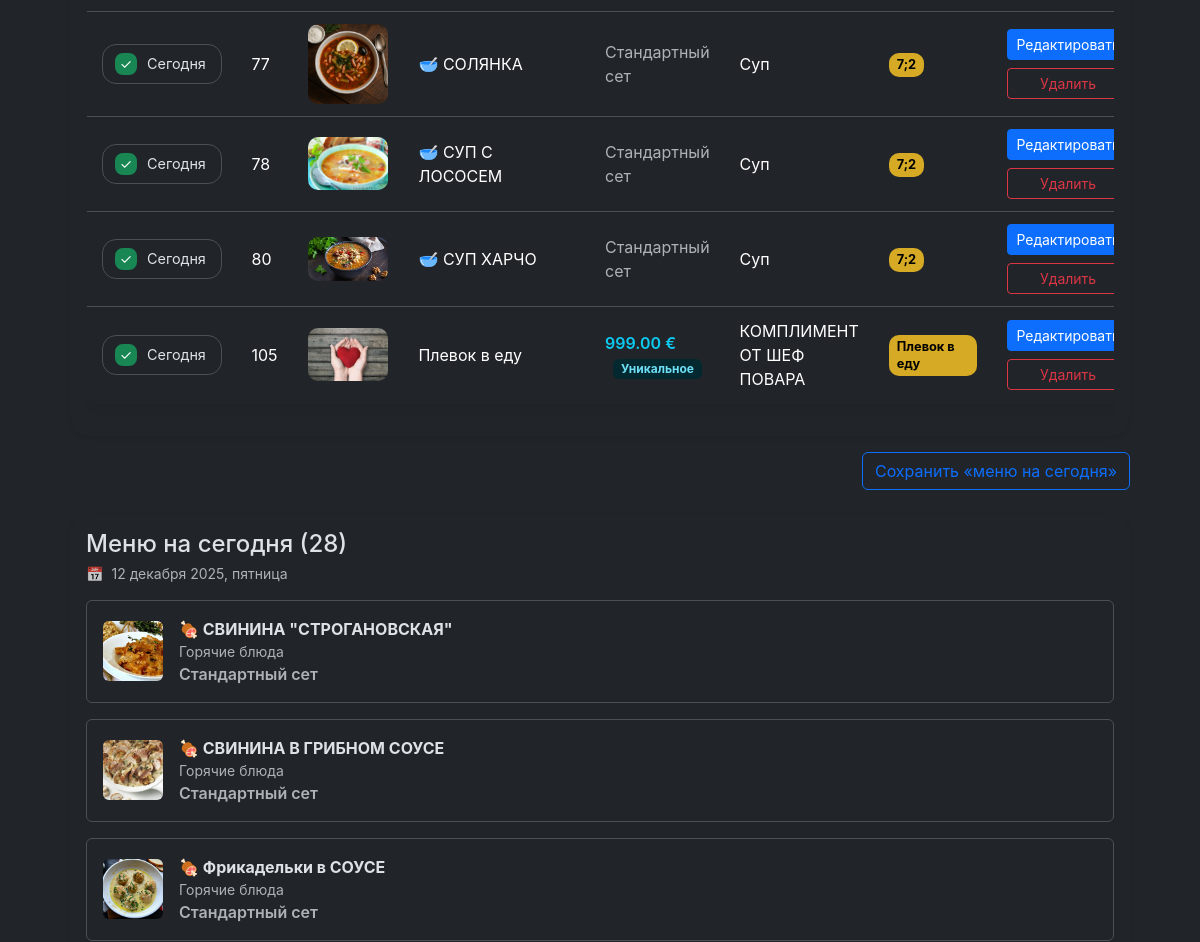
/admin/menu (signed in, middle part), run on an earlier commit of the app's database.
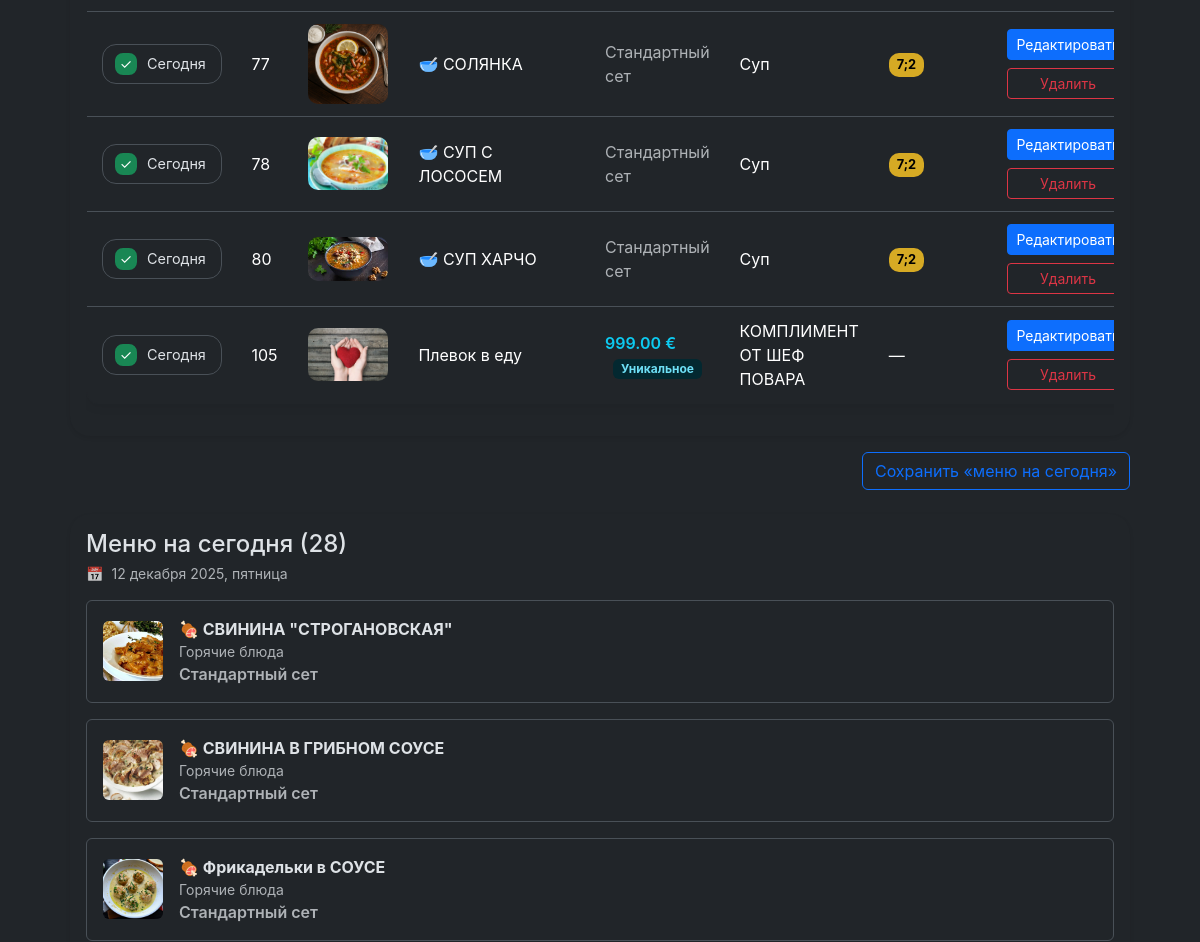
And on a later commit of the database.
### tables this page shows
CREATE TABLE menu (
    id INTEGER PRIMARY KEY AUTOINCREMENT,
    title TEXT NOT NULL,
    description TEXT,
    price REAL NOT NULL,
    image_url TEXT,
    category TEXT
, image_gallery TEXT, ingredients TEXT, is_today INTEGER DEFAULT 0, use_manual_price INTEGER DEFAULT 0, name_original TEXT, name_ru TEXT, name_lv TEXT, description_original TEXT, description_ru TEXT, description_lv TEXT, category_original TEXT, category_ru TEXT, category_lv TEXT, ingredients_original TEXT, ingredients_ru TEXT, ingredients_lv TEXT, category_role TEXT DEFAULT 'main', category_key TEXT, allergens TEXT);

### resources/views/admin/menu.php (the view, shortened to what the changed rows need)
<div class="page-container">
<div class="admin-menu-layout mt-1">
    <div class="admin-column admin-table-block">
        <form method="POST" action="/admin/menu/today" class="h-100 d-flex flex-column">
            <div class="card border-0 shadow-sm flex-grow-1">
                <div class="card-body">
                    <div class="table-responsive">
                        <table class="table table-menu">
                            <tbody>
                                <?php foreach ($items as $item): ?>
                                    <?php $gallery = $item->galleryImages(); ?>
                                    <?php $isSystemCombo = ($item->category ?? '') === '_combo'; ?>
                                    <tr>
                                        <?php if ($isSystemCombo): ?>
                                            <td class="today-cell text-muted small"><?= htmlspecialchars(translate('admin.menu.errors.system_locked')) ?></td>
                                        <?php else: ?>
                                            <td class="today-cell">
                                                <label class="today-flag">
                                                    <span class="today-indicator"></span>
                                                    <span class="today-label"><?= htmlspecialchars(translate('admin.menu.today.flag')) ?></span>
                                                </label>
                                            </td>
                                        <?php endif; ?>
                                        <td><?= $item->id ?></td>
                                        <td>
                                            <?php if ($item->primaryImage()): ?>
                                                <img src="/assets/images/<?= htmlspecialchars($item->primaryImage()) ?>" alt="" class="menu-thumb">
                                            <?php else: ?>
                                                <span class="text-muted"><?= htmlspecialchars(translate('common.no_photo')) ?></span>
                                            <?php endif; ?>
                                        </td>
                                        <td><?= htmlspecialchars($item->title) ?></td>
                                        <td>
                                            <?php if ($item->isUnique()): ?>
                                                <span class="fw-semibold text-info"><?= number_format($item->price, 2, '.', ' ') ?> €</span>
                                                <span class="badge bg-info-subtle text-info-emphasis ms-2"><?= htmlspecialchars(translate('admin.menu.price.unique')) ?></span>
                                            <?php else: ?>
                                                <span class="text-muted"><?= htmlspecialchars(translate('admin.menu.price.standard')) ?></span>
                                            <?php endif; ?>
                                        </td>
                                        <td><?= htmlspecialchars($item->category ?? '') ?></td>
                                        <td style="max-width: 180px;">
                                            <?php if ($item->allergens): ?>
                                                <span class="allergens-badge"><?= htmlspecialchars($item->allergens) ?></span>
                                            <?php else: ?>
                                                —
                                            <?php endif; ?>
                                        </td>
                                        <td>
                                            <?php if ($isSystemCombo): ?>
                                                <span class="badge bg-secondary"><?= htmlspecialchars(translate('admin.menu.price.standard')) ?></span>
                                                <div class="text-muted small mt-1"><?= htmlspecialchars(translate('admin.menu.errors.system_locked')) ?></div>
                                            <?php else: ?>
                                                <div class="d-flex flex-column gap-2">
                                                <button class="btn btn-sm btn-primary" type="button" onclick='fillForm(<?= json_encode([
                                                    'id' => $item->id,
                                                    'title' => $item->title,
                                                    'name_original' => $item->nameOriginal ?? $item->title,
                                                    'description' => $item->description,
                                                    'description_original' => $item->descriptionOriginal ?? $item->description,
                                                    'description_ru' => $item->descriptionRu ?? null,
                                                    'description_lv' => $item->descriptionLv ?? null,
                                                    'ingredients' => $item->ingredients,
                                                    'ingredients_original' => $item->ingredientsOriginal ?? $item->ingredients,
                                                    'name_ru' => $item->nameRu ?? null,
                                                    'name_lv' => $item->nameLv ?? null,
                                                    'allergens' => $item->allergens,
                                                    'price' => $item->price,
                                                    'use_manual_price' => $item->isUnique(),
                                                    'category' => $item->category,
                                                    'category_original' => $item->categoryOriginal ?? $item->category,
                                                    'category_role' => $item->categoryRole ?? 'main',
                                                    'image' => $item->primaryImage(),
                                                    'gallery' => $gallery,
                                                ], JSON_HEX_APOS | JSON_HEX_QUOT) ?>)'><?= htmlspecialchars(translate('admin.menu.actions.edit')) ?></button>
                                                    <a class="btn btn-sm btn-outline-danger" href="/admin/menu/delete?id=<?= $item->id ?>" onclick="return confirm('<?= htmlspecialchars(translate('admin.menu.actions.confirm_delete')) ?>');"><?= htmlspecialchars(translate('combo.remove')) ?></a>
                                                </div>
                                            <?php endif; ?>
                                        </td>
                                    </tr>
                                <?php endforeach; ?>
                            </tbody>
                        </table>
                    </div>
                </div>
            </div>
        </form>
    </div>
</div>
</div>

What changed in the data, as far as the page shows it:
changed menu "Плевок в еду": allergens "Плевок в еду" → (not shown); now shows "—"
